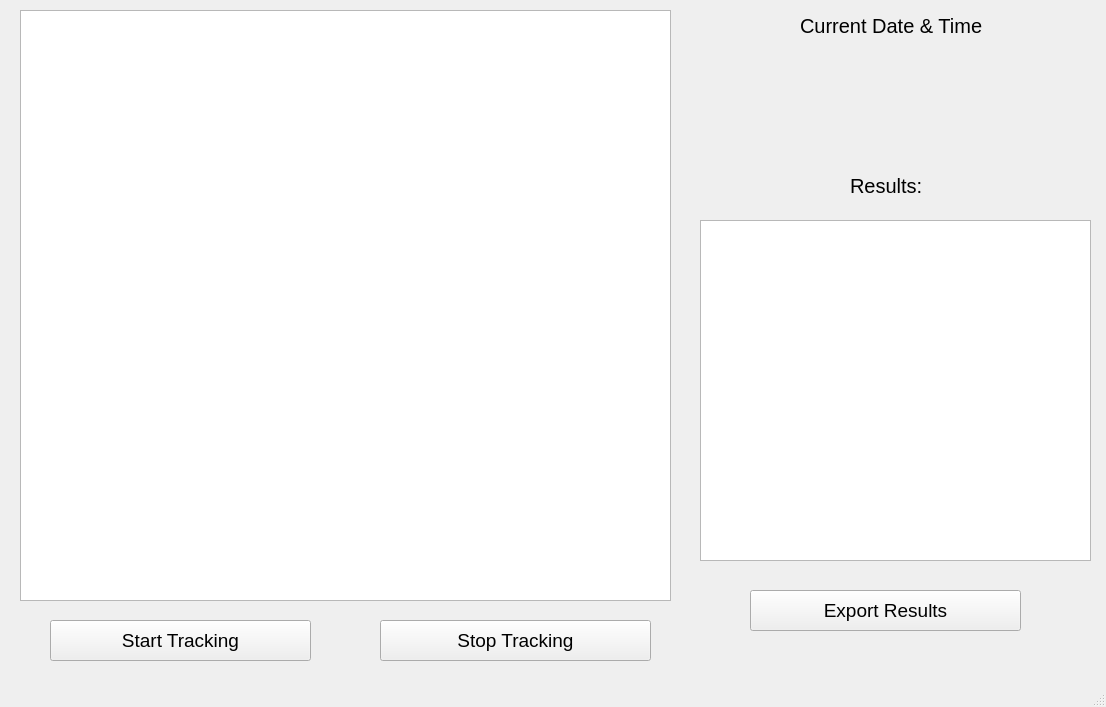
<?xml version="1.0" encoding="UTF-8"?>
<ui version="4.0">
 <class>MainWindow</class>
 <widget class="QMainWindow" name="MainWindow">
  <property name="geometry">
   <rect>
    <x>0</x>
    <y>0</y>
    <width>1106</width>
    <height>707</height>
   </rect>
  </property>
  <property name="windowTitle">
   <string>Fever Tracker</string>
  </property>
  <property name="windowIcon">
   <iconset resource="logo.qrc">
    <normaloff>:/newPrefix/7143016.png</normaloff>:/newPrefix/7143016.png</iconset>
  </property>
  <widget class="QWidget" name="centralwidget">
   <property name="accessibleName">
    <string/>
   </property>
   <widget class="QGraphicsView" name="graphicsView">
    <property name="geometry">
     <rect>
      <x>20</x>
      <y>10</y>
      <width>651</width>
      <height>591</height>
     </rect>
    </property>
   </widget>
   <widget class="QPushButton" name="pushButton">
    <property name="geometry">
     <rect>
      <x>50</x>
      <y>620</y>
      <width>261</width>
      <height>41</height>
     </rect>
    </property>
    <property name="font">
     <font>
      <pointsize>14</pointsize>
     </font>
    </property>
    <property name="text">
     <string>Start Tracking</string>
    </property>
   </widget>
   <widget class="QPushButton" name="pushButton_3">
    <property name="geometry">
     <rect>
      <x>380</x>
      <y>620</y>
      <width>271</width>
      <height>41</height>
     </rect>
    </property>
    <property name="font">
     <font>
      <pointsize>14</pointsize>
     </font>
    </property>
    <property name="text">
     <string>Stop Tracking</string>
    </property>
   </widget>
   <widget class="QLabel" name="label">
    <property name="geometry">
     <rect>
      <x>800</x>
      <y>0</y>
      <width>241</width>
      <height>51</height>
     </rect>
    </property>
    <property name="font">
     <font>
      <pointsize>15</pointsize>
     </font>
    </property>
    <property name="text">
     <string>Current Date &amp; Time</string>
    </property>
   </widget>
   <widget class="QLabel" name="label_2">
    <property name="geometry">
     <rect>
      <x>850</x>
      <y>160</y>
      <width>111</width>
      <height>51</height>
     </rect>
    </property>
    <property name="font">
     <font>
      <pointsize>15</pointsize>
     </font>
    </property>
    <property name="text">
     <string>Results:</string>
    </property>
   </widget>
   <widget class="QTextBrowser" name="textBrowser">
    <property name="geometry">
     <rect>
      <x>700</x>
      <y>220</y>
      <width>391</width>
      <height>341</height>
     </rect>
    </property>
   </widget>
   <widget class="QPushButton" name="pushButton_4">
    <property name="geometry">
     <rect>
      <x>750</x>
      <y>590</y>
      <width>271</width>
      <height>41</height>
     </rect>
    </property>
    <property name="font">
     <font>
      <pointsize>14</pointsize>
     </font>
    </property>
    <property name="text">
     <string>Export Results</string>
    </property>
   </widget>
  </widget>
  <widget class="QMenuBar" name="menubar">
   <property name="geometry">
    <rect>
     <x>0</x>
     <y>0</y>
     <width>1106</width>
     <height>21</height>
    </rect>
   </property>
   <property name="font">
    <font>
     <pointsize>9</pointsize>
    </font>
   </property>
   <property name="accessibleName">
    <string/>
   </property>
   <property name="defaultUp">
    <bool>false</bool>
   </property>
  </widget>
  <widget class="QStatusBar" name="statusbar"/>
 </widget>
 <resources>
  <include location="logo.qrc"/>
 </resources>
 <connections/>
</ui>
